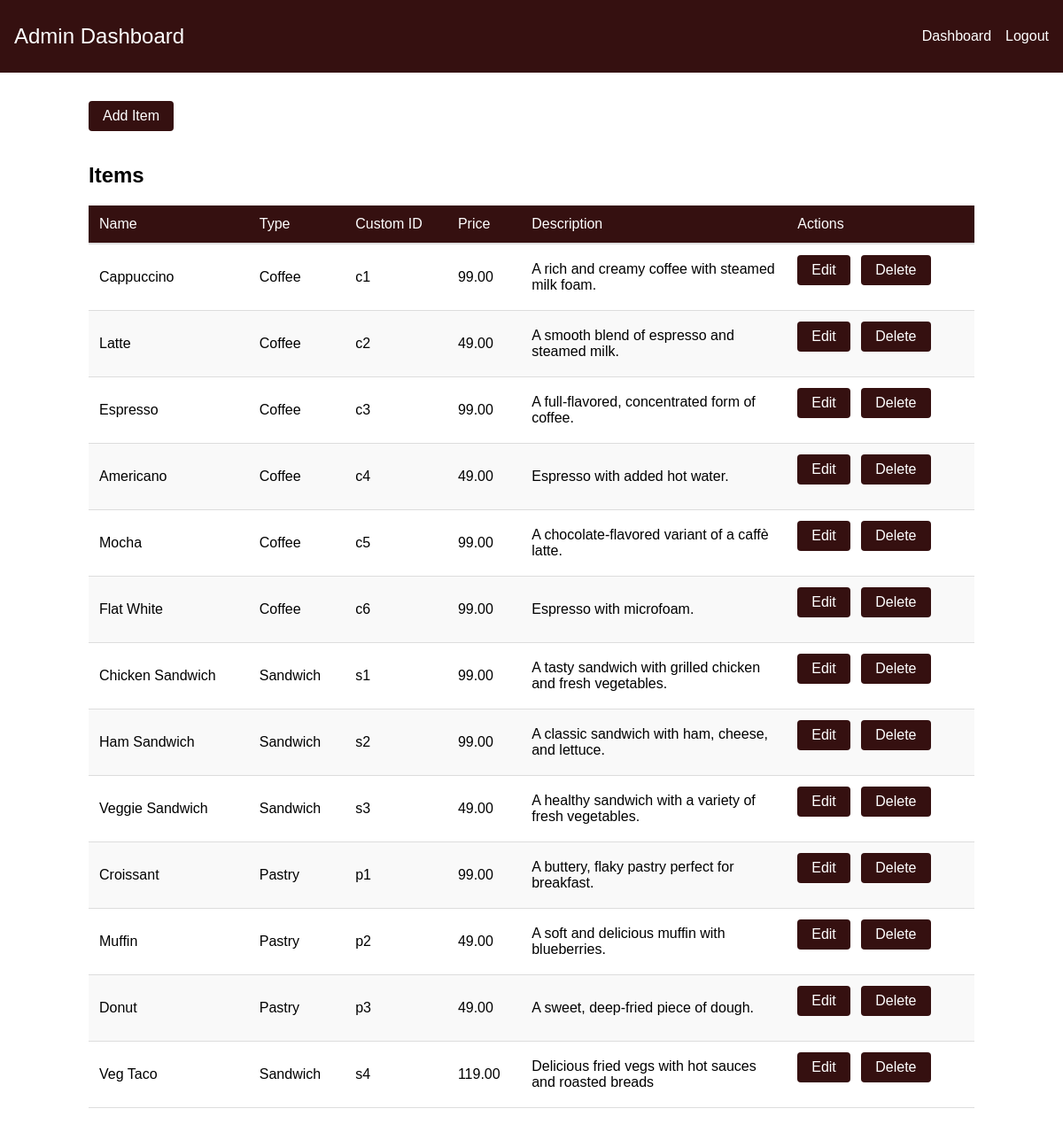
The app's page /dashboard/item_list/ with its own data.
### coffeeday/models.py (models this page shows, shortened)
class Item(models.Model):
    ITEM_TYPE_CHOICES = [
        ('coffee', 'Coffee'),
        ('sandwich', 'Sandwich'),
        ('pastry', 'Pastry'),
    ]
    item_type = models.CharField(max_length=10, choices=ITEM_TYPE_CHOICES)
    custom_id = models.CharField(max_length=10, unique=True)
    name = models.CharField(max_length=100)
    description = models.TextField(blank=True)
    price = models.DecimalField(max_digits=6, decimal_places=2)
    image = models.ImageField(upload_to='menu_images/')

### coffeeday/views.py (the view)
# urls.py: path('dashboard/item_list/',views.dashboard_item_list_view,name="dashboard_item_list"),
def dashboard_item_list_view(request):
    items=Item.objects.all()
    return render(request,'dashboard_item_list.html',{'items':items})

### coffeeday/templates/dashboard_item_list.html (shortened to what this page needs)
<!DOCTYPE html>
<html lang="en">
<head>
</head>
<body>
    <nav class="navbar">
        <div class="navbar-brand">Admin Dashboard</div>
        <ul class="navbar-nav">
            <li><a href="{% url 'dashboard' %}">Dashboard</a></li>
            <li><a href="{% url 'logout_superuser' %}">Logout</a></li>
        </ul>
    </nav>
    <div class="dashboard-container">
        <a href="{% url 'add_item' %}">Add Item</a>
        <h2>Items</h2>
        <table>
            <thead>
                <tr>
                    <th>Name</th>
                    <th>Type</th>
                    <th>Custom ID</th>
                    <th>Price</th>
                    <th>Description</th>
                    <th>Actions</th>
                </tr>
            </thead>
            <tbody>
                {% for item in items %}
                    <tr>
                        <td>{{ item.name }}</td>
                        <td>{{ item.get_item_type_display }}</td>
                        <td>{{ item.custom_id }}</td>
                        <td>{{ item.price }}</td>
                        <td>{{ item.description }}</td>
                        <td>
                            <a href="{% url 'edit_item' item.id %}">Edit</a>
                            <a href="{% url 'delete_item' item.id %}">Delete</a>
                    </td>
                    </tr>
                {% endfor %}
            </tbody>
        </table>
    </div>
</body>
</html>

### coffeeday/templates/dashboard_item_list.html (style rules this page uses)
body, html { margin: 0; padding: 0; font-family: Arial, sans-serif; }
.navbar { display: flex; justify-content: space-between; align-items: center; background-color: #351010; padding: 1rem; color: white; }
.navbar-brand { font-size: 1.5rem; }
.navbar-nav { list-style: none; display: flex; gap: 1rem; }
.navbar-nav li { display: inline; }
.navbar-nav a { color: white; text-decoration: none; font-size: 1rem; }
.dashboard-container { max-width: 1000px; margin: 0 auto; padding: 2rem; }
.dashboard-container a { display: inline-block; margin-bottom: 1rem; padding: 0.5rem 1rem; background-color: #351010; color: white; text-decoration: none; border-radius: 4px; transition: background-color 0.3s ease; }
table { width: 100%; border-collapse: collapse; margin-bottom: 2rem; }
thead th { background-color: #351010; color: white; font-weight:400; padding: 0.75rem; text-align: left; border-bottom: 2px solid #ddd; }
tbody td { padding: 0.75rem; border-bottom: 1px solid #ddd; }
tbody th:nth-child(5),tbody td:nth-child(5) { width: 30%; margin-right:20px; }
tbody tr:nth-child(even) { background-color: #f9f9f9; }
td a { margin-right: 0.5rem; padding: 0.25rem 0.5rem; background-color: #351010; color: white; text-decoration: none; border-radius: 4px; transition: background-color 0.3s ease; }

### records on screen
Item: name "Cappuccino", item_type "Coffee", custom_id "c1", price "99.00", description "A rich and creamy coffee with steamed milk foam."
Item: name "Latte", item_type "Coffee", custom_id "c2", price "49.00", description "A smooth blend of espresso and steamed milk."
Item: name "Espresso", item_type "Coffee", custom_id "c3", price "99.00", description "A full-flavored, concentrated form of coffee."
Item: name "Americano", item_type "Coffee", custom_id "c4", price "49.00", description "Espresso with added hot water."
Item: name "Mocha", item_type "Coffee", custom_id "c5", price "99.00", description "A chocolate-flavored variant of a caffè latte."
Item: name "Flat White", item_type "Coffee", custom_id "c6", price "99.00", description "Espresso with microfoam."
Item: name "Chicken Sandwich", item_type "Sandwich", custom_id "s1", price "99.00", description "A tasty sandwich with grilled chicken and fresh vegetables."
Item: name "Ham Sandwich", item_type "Sandwich", custom_id "s2", price "99.00", description "A classic sandwich with ham, cheese, and lettuce."
Item: name "Veggie Sandwich", item_type "Sandwich", custom_id "s3", price "49.00", description "A healthy sandwich with a variety of fresh vegetables."
Item: name "Croissant", item_type "Pastry", custom_id "p1", price "99.00", description "A buttery, flaky pastry perfect for breakfast."
Item: name "Muffin", item_type "Pastry", custom_id "p2", price "49.00", description "A soft and delicious muffin with blueberries."
Item: name "Donut", item_type "Pastry", custom_id "p3", price "49.00", description "A sweet, deep-fried piece of dough."
Item: name "Veg Taco", item_type "Sandwich", custom_id "s4", price "119.00", description "Delicious fried vegs with hot sauces and roasted breads"
